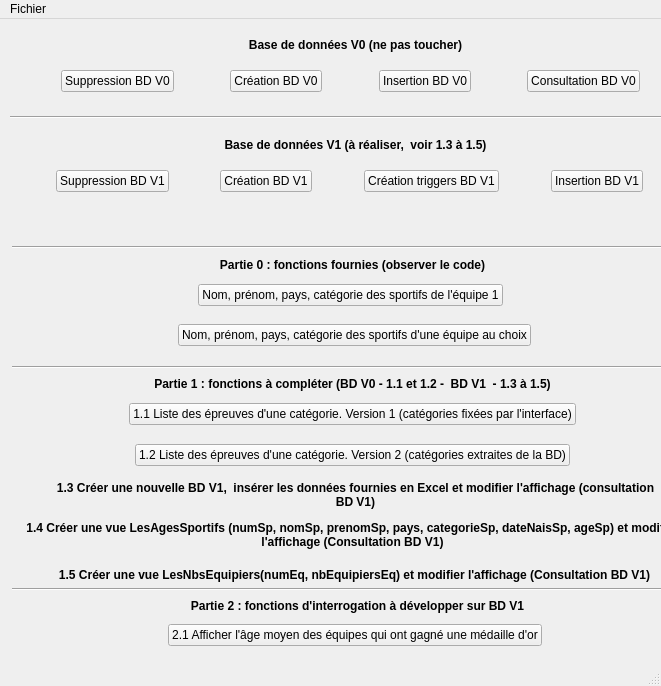
<?xml version="1.0" encoding="UTF-8"?>
<ui version="4.0">
 <class>MainWindow</class>
 <widget class="QMainWindow" name="MainWindow">
  <property name="geometry">
   <rect>
    <x>0</x>
    <y>0</y>
    <width>661</width>
    <height>686</height>
   </rect>
  </property>
  <property name="windowTitle">
   <string>Projet Jeux Olympiques</string>
  </property>
  <widget class="QWidget" name="centralwidget">
   <widget class="Line" name="line_V1">
    <property name="geometry">
     <rect>
      <x>10</x>
      <y>90</y>
      <width>681</width>
      <height>16</height>
     </rect>
    </property>
    <property name="orientation">
     <enum>Qt::Horizontal</enum>
    </property>
   </widget>
   <widget class="QLabel" name="label_V0">
    <property name="geometry">
     <rect>
      <x>10</x>
      <y>10</y>
      <width>691</width>
      <height>31</height>
     </rect>
    </property>
    <property name="font">
     <font>
      <bold>true</bold>
     </font>
    </property>
    <property name="text">
     <string>Base de données V0 (ne pas toucher)</string>
    </property>
    <property name="alignment">
     <set>Qt::AlignCenter</set>
    </property>
   </widget>
   <widget class="Line" name="line_partie_0">
    <property name="geometry">
     <rect>
      <x>12</x>
      <y>220</y>
      <width>681</width>
      <height>16</height>
     </rect>
    </property>
    <property name="orientation">
     <enum>Qt::Horizontal</enum>
    </property>
   </widget>
   <widget class="QLabel" name="label_partie_0">
    <property name="geometry">
     <rect>
      <x>7</x>
      <y>230</y>
      <width>691</width>
      <height>31</height>
     </rect>
    </property>
    <property name="font">
     <font>
      <bold>true</bold>
     </font>
    </property>
    <property name="text">
     <string>Partie 0 : fonctions fournies (observer le code)</string>
    </property>
    <property name="alignment">
     <set>Qt::AlignCenter</set>
    </property>
   </widget>
   <widget class="Line" name="line_partie_1">
    <property name="geometry">
     <rect>
      <x>12</x>
      <y>340</y>
      <width>685</width>
      <height>16</height>
     </rect>
    </property>
    <property name="orientation">
     <enum>Qt::Horizontal</enum>
    </property>
   </widget>
   <widget class="QLabel" name="label_partie_1">
    <property name="geometry">
     <rect>
      <x>7</x>
      <y>349</y>
      <width>691</width>
      <height>31</height>
     </rect>
    </property>
    <property name="font">
     <font>
      <bold>true</bold>
     </font>
    </property>
    <property name="text">
     <string>Partie 1 : fonctions à compléter (BD V0 - 1.1 et 1.2 -  BD V1  - 1.3 à 1.5)</string>
    </property>
    <property name="alignment">
     <set>Qt::AlignCenter</set>
    </property>
   </widget>
   <widget class="QLabel" name="label_partie_1_4">
    <property name="geometry">
     <rect>
      <x>10</x>
      <y>500</y>
      <width>685</width>
      <height>31</height>
     </rect>
    </property>
    <property name="font">
     <font>
      <bold>true</bold>
     </font>
    </property>
    <property name="text">
     <string>1.4 Créer une vue LesAgesSportifs (numSp, nomSp, prenomSp, pays, categorieSp, dateNaisSp, ageSp) et modifier l'affichage (Consultation BD V1)</string>
    </property>
    <property name="alignment">
     <set>Qt::AlignCenter</set>
    </property>
    <property name="wordWrap">
     <bool>true</bool>
    </property>
   </widget>
   <widget class="QLabel" name="label_partie_1_3">
    <property name="geometry">
     <rect>
      <x>50</x>
      <y>450</y>
      <width>611</width>
      <height>51</height>
     </rect>
    </property>
    <property name="font">
     <font>
      <bold>true</bold>
     </font>
    </property>
    <property name="text">
     <string>1.3 Créer une nouvelle BD V1,  insérer les données fournies en Excel et modifier l'affichage (consultation BD V1)</string>
    </property>
    <property name="alignment">
     <set>Qt::AlignCenter</set>
    </property>
    <property name="wordWrap">
     <bool>true</bool>
    </property>
   </widget>
   <widget class="QLabel" name="label_partie_1_5">
    <property name="geometry">
     <rect>
      <x>12</x>
      <y>540</y>
      <width>685</width>
      <height>31</height>
     </rect>
    </property>
    <property name="font">
     <font>
      <bold>true</bold>
     </font>
    </property>
    <property name="text">
     <string>1.5 Créer une vue LesNbsEquipiers(numEq, nbEquipiersEq) et modifier l'affichage (Consultation BD V1)</string>
    </property>
    <property name="alignment">
     <set>Qt::AlignCenter</set>
    </property>
    <property name="wordWrap">
     <bool>true</bool>
    </property>
   </widget>
   <widget class="Line" name="line_partie_2">
    <property name="geometry">
     <rect>
      <x>12</x>
      <y>562</y>
      <width>685</width>
      <height>16</height>
     </rect>
    </property>
    <property name="orientation">
     <enum>Qt::Horizontal</enum>
    </property>
   </widget>
   <widget class="QLabel" name="label_partie_2">
    <property name="geometry">
     <rect>
      <x>12</x>
      <y>571</y>
      <width>691</width>
      <height>31</height>
     </rect>
    </property>
    <property name="font">
     <font>
      <bold>true</bold>
     </font>
    </property>
    <property name="text">
     <string>Partie 2 : fonctions d'interrogation à développer sur BD V1</string>
    </property>
    <property name="alignment">
     <set>Qt::AlignCenter</set>
    </property>
   </widget>
   <widget class="Line" name="line_partie_3">
    <property name="geometry">
     <rect>
      <x>10</x>
      <y>670</y>
      <width>685</width>
      <height>16</height>
     </rect>
    </property>
    <property name="orientation">
     <enum>Qt::Horizontal</enum>
    </property>
   </widget>
   <widget class="QLabel" name="label_partie_3">
    <property name="geometry">
     <rect>
      <x>10</x>
      <y>685</y>
      <width>691</width>
      <height>21</height>
     </rect>
    </property>
    <property name="font">
     <font>
      <bold>true</bold>
     </font>
    </property>
    <property name="text">
     <string>Partie 3 : fonctions de modification à développer sur BD V1</string>
    </property>
    <property name="alignment">
     <set>Qt::AlignCenter</set>
    </property>
   </widget>
   <widget class="Line" name="line_fin">
    <property name="geometry">
     <rect>
      <x>12</x>
      <y>810</y>
      <width>685</width>
      <height>16</height>
     </rect>
    </property>
    <property name="orientation">
     <enum>Qt::Horizontal</enum>
    </property>
   </widget>
   <widget class="QLabel" name="label_retour_BD">
    <property name="geometry">
     <rect>
      <x>10</x>
      <y>190</y>
      <width>689</width>
      <height>19</height>
     </rect>
    </property>
    <property name="text">
     <string/>
    </property>
    <property name="alignment">
     <set>Qt::AlignCenter</set>
    </property>
   </widget>
   <widget class="QWidget" name="layoutWidget">
    <property name="geometry">
     <rect>
      <x>10</x>
      <y>40</y>
      <width>681</width>
      <height>44</height>
     </rect>
    </property>
    <layout class="QHBoxLayout" name="horizontalLayout_V0">
     <item>
      <spacer name="horizontalSpacer">
       <property name="orientation">
        <enum>Qt::Horizontal</enum>
       </property>
       <property name="sizeHint" stdset="0">
        <size>
         <width>40</width>
         <height>20</height>
        </size>
       </property>
      </spacer>
     </item>
     <item>
      <widget class="QPushButton" name="pushButton_supprimer_V0">
       <property name="text">
        <string>Suppression BD V0</string>
       </property>
      </widget>
     </item>
     <item>
      <spacer name="horizontalSpacer_3">
       <property name="orientation">
        <enum>Qt::Horizontal</enum>
       </property>
       <property name="sizeHint" stdset="0">
        <size>
         <width>40</width>
         <height>20</height>
        </size>
       </property>
      </spacer>
     </item>
     <item>
      <widget class="QPushButton" name="pushButton_creer_V0">
       <property name="text">
        <string>Création BD V0</string>
       </property>
      </widget>
     </item>
     <item>
      <spacer name="horizontalSpacer_2">
       <property name="orientation">
        <enum>Qt::Horizontal</enum>
       </property>
       <property name="sizeHint" stdset="0">
        <size>
         <width>40</width>
         <height>20</height>
        </size>
       </property>
      </spacer>
     </item>
     <item>
      <widget class="QPushButton" name="pushButton_inserer_V0">
       <property name="text">
        <string>Insertion BD V0</string>
       </property>
      </widget>
     </item>
     <item>
      <spacer name="horizontalSpacer_21">
       <property name="orientation">
        <enum>Qt::Horizontal</enum>
       </property>
       <property name="sizeHint" stdset="0">
        <size>
         <width>40</width>
         <height>20</height>
        </size>
       </property>
      </spacer>
     </item>
     <item>
      <widget class="QPushButton" name="pushButton_consulter_V0">
       <property name="text">
        <string>Consultation BD V0</string>
       </property>
      </widget>
     </item>
     <item>
      <spacer name="horizontalSpacer_4">
       <property name="orientation">
        <enum>Qt::Horizontal</enum>
       </property>
       <property name="sizeHint" stdset="0">
        <size>
         <width>40</width>
         <height>20</height>
        </size>
       </property>
      </spacer>
     </item>
    </layout>
   </widget>
   <widget class="QWidget" name="layoutWidget">
    <property name="geometry">
     <rect>
      <x>10</x>
      <y>260</y>
      <width>681</width>
      <height>32</height>
     </rect>
    </property>
    <layout class="QHBoxLayout" name="horizontalLayout_partie_0_1">
     <item>
      <spacer name="horizontalSpacer_7">
       <property name="orientation">
        <enum>Qt::Horizontal</enum>
       </property>
       <property name="sizeHint" stdset="0">
        <size>
         <width>40</width>
         <height>20</height>
        </size>
       </property>
      </spacer>
     </item>
     <item>
      <widget class="QPushButton" name="pushButton_fct_fournie_1">
       <property name="text">
        <string>Nom, prénom, pays, catégorie des sportifs de l'équipe 1</string>
       </property>
      </widget>
     </item>
     <item>
      <spacer name="horizontalSpacer_5">
       <property name="orientation">
        <enum>Qt::Horizontal</enum>
       </property>
       <property name="sizeHint" stdset="0">
        <size>
         <width>40</width>
         <height>20</height>
        </size>
       </property>
      </spacer>
     </item>
    </layout>
   </widget>
   <widget class="QWidget" name="layoutWidget">
    <property name="geometry">
     <rect>
      <x>12</x>
      <y>300</y>
      <width>685</width>
      <height>32</height>
     </rect>
    </property>
    <layout class="QHBoxLayout" name="horizontalLayout_partie_0_2">
     <item>
      <spacer name="horizontalSpacer_8">
       <property name="orientation">
        <enum>Qt::Horizontal</enum>
       </property>
       <property name="sizeHint" stdset="0">
        <size>
         <width>40</width>
         <height>20</height>
        </size>
       </property>
      </spacer>
     </item>
     <item>
      <widget class="QPushButton" name="pushButton_fct_fournie_2">
       <property name="text">
        <string>Nom, prénom, pays, catégorie des sportifs d'une équipe au choix</string>
       </property>
      </widget>
     </item>
     <item>
      <spacer name="horizontalSpacer_6">
       <property name="orientation">
        <enum>Qt::Horizontal</enum>
       </property>
       <property name="sizeHint" stdset="0">
        <size>
         <width>40</width>
         <height>20</height>
        </size>
       </property>
      </spacer>
     </item>
    </layout>
   </widget>
   <widget class="QWidget" name="layoutWidget">
    <property name="geometry">
     <rect>
      <x>12</x>
      <y>600</y>
      <width>685</width>
      <height>32</height>
     </rect>
    </property>
    <layout class="QHBoxLayout" name="horizontalLayout_partie_2_1">
     <item>
      <spacer name="horizontalSpacer_18">
       <property name="orientation">
        <enum>Qt::Horizontal</enum>
       </property>
       <property name="sizeHint" stdset="0">
        <size>
         <width>40</width>
         <height>20</height>
        </size>
       </property>
      </spacer>
     </item>
     <item>
      <widget class="QPushButton" name="pushButton_2_1">
       <property name="text">
        <string>2.1 Afficher l'âge moyen des équipes qui ont gagné une médaille d'or</string>
       </property>
      </widget>
     </item>
     <item>
      <spacer name="horizontalSpacer_17">
       <property name="orientation">
        <enum>Qt::Horizontal</enum>
       </property>
       <property name="sizeHint" stdset="0">
        <size>
         <width>40</width>
         <height>20</height>
        </size>
       </property>
      </spacer>
     </item>
    </layout>
   </widget>
   <widget class="QWidget" name="layoutWidget">
    <property name="geometry">
     <rect>
      <x>12</x>
      <y>640</y>
      <width>685</width>
      <height>32</height>
     </rect>
    </property>
    <layout class="QHBoxLayout" name="horizontalLayout_partie_2_2">
     <item>
      <spacer name="horizontalSpacer_20">
       <property name="orientation">
        <enum>Qt::Horizontal</enum>
       </property>
       <property name="sizeHint" stdset="0">
        <size>
         <width>40</width>
         <height>20</height>
        </size>
       </property>
      </spacer>
     </item>
     <item>
      <widget class="QPushButton" name="pushButton_2_2">
       <property name="text">
        <string>2.2 Afficher le classement des pays selon leur nombre de médailles (pays, nbOr, nbArgent, nbBronze)</string>
       </property>
      </widget>
     </item>
     <item>
      <spacer name="horizontalSpacer_19">
       <property name="orientation">
        <enum>Qt::Horizontal</enum>
       </property>
       <property name="sizeHint" stdset="0">
        <size>
         <width>40</width>
         <height>20</height>
        </size>
       </property>
      </spacer>
     </item>
    </layout>
   </widget>
   <widget class="QWidget" name="layoutWidget">
    <property name="geometry">
     <rect>
      <x>10</x>
      <y>710</y>
      <width>685</width>
      <height>32</height>
     </rect>
    </property>
    <layout class="QHBoxLayout" name="horizontalLayout_partie_3_1">
     <item>
      <spacer name="horizontalSpacer_24">
       <property name="orientation">
        <enum>Qt::Horizontal</enum>
       </property>
       <property name="sizeHint" stdset="0">
        <size>
         <width>40</width>
         <height>20</height>
        </size>
       </property>
      </spacer>
     </item>
     <item>
      <widget class="QPushButton" name="pushButton_3_1">
       <property name="text">
        <string>3.1 Gérer les inscriptions à des épreuves</string>
       </property>
      </widget>
     </item>
     <item>
      <spacer name="horizontalSpacer_23">
       <property name="orientation">
        <enum>Qt::Horizontal</enum>
       </property>
       <property name="sizeHint" stdset="0">
        <size>
         <width>40</width>
         <height>20</height>
        </size>
       </property>
      </spacer>
     </item>
    </layout>
   </widget>
   <widget class="QWidget" name="layoutWidget">
    <property name="geometry">
     <rect>
      <x>10</x>
      <y>750</y>
      <width>681</width>
      <height>32</height>
     </rect>
    </property>
    <layout class="QHBoxLayout" name="horizontalLayout_partie_3_2">
     <item>
      <spacer name="horizontalSpacer_26">
       <property name="orientation">
        <enum>Qt::Horizontal</enum>
       </property>
       <property name="sizeHint" stdset="0">
        <size>
         <width>40</width>
         <height>20</height>
        </size>
       </property>
      </spacer>
     </item>
     <item>
      <widget class="QPushButton" name="pushButton_3_2">
       <property name="text">
        <string>3.2 Gérer les résultats aux épreuves</string>
       </property>
      </widget>
     </item>
     <item>
      <spacer name="horizontalSpacer_25">
       <property name="orientation">
        <enum>Qt::Horizontal</enum>
       </property>
       <property name="sizeHint" stdset="0">
        <size>
         <width>40</width>
         <height>20</height>
        </size>
       </property>
      </spacer>
     </item>
    </layout>
   </widget>
   <widget class="QWidget" name="layoutWidget_2">
    <property name="geometry">
     <rect>
      <x>10</x>
      <y>379</y>
      <width>685</width>
      <height>32</height>
     </rect>
    </property>
    <layout class="QHBoxLayout" name="horizontalLayout_partie_1_1">
     <item>
      <spacer name="horizontalSpacer_12">
       <property name="orientation">
        <enum>Qt::Horizontal</enum>
       </property>
       <property name="sizeHint" stdset="0">
        <size>
         <width>40</width>
         <height>20</height>
        </size>
       </property>
      </spacer>
     </item>
     <item>
      <widget class="QPushButton" name="pushButton_1_1">
       <property name="text">
        <string>1.1 Liste des épreuves d'une catégorie. Version 1 (catégories fixées par l'interface)</string>
       </property>
      </widget>
     </item>
     <item>
      <spacer name="horizontalSpacer_11">
       <property name="orientation">
        <enum>Qt::Horizontal</enum>
       </property>
       <property name="sizeHint" stdset="0">
        <size>
         <width>40</width>
         <height>20</height>
        </size>
       </property>
      </spacer>
     </item>
    </layout>
   </widget>
   <widget class="QWidget" name="layoutWidget_3">
    <property name="geometry">
     <rect>
      <x>10</x>
      <y>420</y>
      <width>685</width>
      <height>32</height>
     </rect>
    </property>
    <layout class="QHBoxLayout" name="horizontalLayout_partie_1_2">
     <item>
      <spacer name="horizontalSpacer_14">
       <property name="orientation">
        <enum>Qt::Horizontal</enum>
       </property>
       <property name="sizeHint" stdset="0">
        <size>
         <width>40</width>
         <height>20</height>
        </size>
       </property>
      </spacer>
     </item>
     <item>
      <widget class="QPushButton" name="pushButton_1_2">
       <property name="text">
        <string>1.2 Liste des épreuves d'une catégorie. Version 2 (catégories extraites de la BD)</string>
       </property>
      </widget>
     </item>
     <item>
      <spacer name="horizontalSpacer_13">
       <property name="orientation">
        <enum>Qt::Horizontal</enum>
       </property>
       <property name="sizeHint" stdset="0">
        <size>
         <width>40</width>
         <height>20</height>
        </size>
       </property>
      </spacer>
     </item>
    </layout>
   </widget>
   <widget class="QLabel" name="label_trigger">
    <property name="geometry">
     <rect>
      <x>20</x>
      <y>780</y>
      <width>685</width>
      <height>31</height>
     </rect>
    </property>
    <property name="font">
     <font>
      <bold>true</bold>
     </font>
    </property>
    <property name="text">
     <string>3.3 Créer un trigger pertinent</string>
    </property>
    <property name="alignment">
     <set>Qt::AlignCenter</set>
    </property>
    <property name="wordWrap">
     <bool>true</bool>
    </property>
   </widget>
   <widget class="QWidget" name="layoutWidget_4">
    <property name="geometry">
     <rect>
      <x>10</x>
      <y>140</y>
      <width>843</width>
      <height>44</height>
     </rect>
    </property>
    <layout class="QHBoxLayout" name="horizontalLayout_V1">
     <item>
      <spacer name="horizontalSpacer_9">
       <property name="orientation">
        <enum>Qt::Horizontal</enum>
       </property>
       <property name="sizeHint" stdset="0">
        <size>
         <width>40</width>
         <height>20</height>
        </size>
       </property>
      </spacer>
     </item>
     <item>
      <widget class="QPushButton" name="pushButton_supprimer_V1">
       <property name="text">
        <string>Suppression BD V1</string>
       </property>
      </widget>
     </item>
     <item>
      <spacer name="horizontalSpacer_10">
       <property name="orientation">
        <enum>Qt::Horizontal</enum>
       </property>
       <property name="sizeHint" stdset="0">
        <size>
         <width>40</width>
         <height>20</height>
        </size>
       </property>
      </spacer>
     </item>
     <item>
      <widget class="QPushButton" name="pushButton_creer_V1">
       <property name="text">
        <string>Création BD V1</string>
       </property>
      </widget>
     </item>
     <item>
      <spacer name="horizontalSpacer_27">
       <property name="orientation">
        <enum>Qt::Horizontal</enum>
       </property>
       <property name="sizeHint" stdset="0">
        <size>
         <width>40</width>
         <height>20</height>
        </size>
       </property>
      </spacer>
     </item>
     <item>
      <widget class="QPushButton" name="pushButton_2">
       <property name="text">
        <string>Création triggers BD V1</string>
       </property>
      </widget>
     </item>
     <item>
      <spacer name="horizontalSpacer_15">
       <property name="orientation">
        <enum>Qt::Horizontal</enum>
       </property>
       <property name="sizeHint" stdset="0">
        <size>
         <width>40</width>
         <height>20</height>
        </size>
       </property>
      </spacer>
     </item>
     <item>
      <widget class="QPushButton" name="pushButton_inserer_V1">
       <property name="text">
        <string>Insertion BD V1</string>
       </property>
      </widget>
     </item>
     <item>
      <spacer name="horizontalSpacer_31">
       <property name="orientation">
        <enum>Qt::Horizontal</enum>
       </property>
       <property name="sizeHint" stdset="0">
        <size>
         <width>40</width>
         <height>20</height>
        </size>
       </property>
      </spacer>
     </item>
     <item>
      <widget class="QPushButton" name="pushButton_consulter_V1">
       <property name="text">
        <string>Consultation BD V1</string>
       </property>
      </widget>
     </item>
     <item>
      <spacer name="horizontalSpacer_16">
       <property name="orientation">
        <enum>Qt::Horizontal</enum>
       </property>
       <property name="sizeHint" stdset="0">
        <size>
         <width>40</width>
         <height>20</height>
        </size>
       </property>
      </spacer>
     </item>
    </layout>
   </widget>
   <widget class="QLabel" name="label_V1">
    <property name="geometry">
     <rect>
      <x>10</x>
      <y>110</y>
      <width>691</width>
      <height>31</height>
     </rect>
    </property>
    <property name="font">
     <font>
      <bold>true</bold>
     </font>
    </property>
    <property name="text">
     <string>Base de données V1 (à réaliser,  voir 1.3 à 1.5)</string>
    </property>
    <property name="alignment">
     <set>Qt::AlignCenter</set>
    </property>
   </widget>
  </widget>
  <widget class="QMenuBar" name="menubar">
   <property name="geometry">
    <rect>
     <x>0</x>
     <y>0</y>
     <width>661</width>
     <height>24</height>
    </rect>
   </property>
   <widget class="QMenu" name="menuFiles">
    <property name="title">
     <string>Fichier</string>
    </property>
    <addaction name="actionQuitter"/>
   </widget>
   <addaction name="menuFiles"/>
  </widget>
  <widget class="QStatusBar" name="statusbar"/>
  <action name="actionQuitter">
   <property name="text">
    <string>Quitter</string>
   </property>
  </action>
 </widget>
 <resources/>
 <connections>
  <connection>
   <sender>actionQuitter</sender>
   <signal>triggered()</signal>
   <receiver>MainWindow</receiver>
   <slot>close()</slot>
   <hints>
    <hint type="sourcelabel">
     <x>-1</x>
     <y>-1</y>
    </hint>
    <hint type="destinationlabel">
     <x>399</x>
     <y>299</y>
    </hint>
   </hints>
  </connection>
  <connection>
   <sender>pushButton_creer_V0</sender>
   <signal>clicked()</signal>
   <receiver>MainWindow</receiver>
   <slot>createDBV0()</slot>
   <hints>
    <hint type="sourcelabel">
     <x>314</x>
     <y>93</y>
    </hint>
    <hint type="destinationlabel">
     <x>135</x>
     <y>130</y>
    </hint>
   </hints>
  </connection>
  <connection>
   <sender>pushButton_inserer_V0</sender>
   <signal>clicked()</signal>
   <receiver>MainWindow</receiver>
   <slot>insertDBV0()</slot>
   <hints>
    <hint type="sourcelabel">
     <x>463</x>
     <y>93</y>
    </hint>
    <hint type="destinationlabel">
     <x>388</x>
     <y>127</y>
    </hint>
   </hints>
  </connection>
  <connection>
   <sender>pushButton_supprimer_V0</sender>
   <signal>clicked()</signal>
   <receiver>MainWindow</receiver>
   <slot>deleteDBV0()</slot>
   <hints>
    <hint type="sourcelabel">
     <x>168</x>
     <y>93</y>
    </hint>
    <hint type="destinationlabel">
     <x>598</x>
     <y>139</y>
    </hint>
   </hints>
  </connection>
  <connection>
   <sender>pushButton_consulter_V0</sender>
   <signal>clicked()</signal>
   <receiver>MainWindow</receiver>
   <slot>openDataV0()</slot>
   <hints>
    <hint type="sourcelabel">
     <x>628</x>
     <y>93</y>
    </hint>
    <hint type="destinationlabel">
     <x>498</x>
     <y>183</y>
    </hint>
   </hints>
  </connection>
  <connection>
   <sender>pushButton_fct_fournie_1</sender>
   <signal>clicked()</signal>
   <receiver>MainWindow</receiver>
   <slot>open_fct_fournie_1()</slot>
   <hints>
    <hint type="sourcelabel">
     <x>488</x>
     <y>307</y>
    </hint>
    <hint type="destinationlabel">
     <x>79</x>
     <y>174</y>
    </hint>
   </hints>
  </connection>
  <connection>
   <sender>pushButton_fct_fournie_2</sender>
   <signal>clicked()</signal>
   <receiver>MainWindow</receiver>
   <slot>open_fct_fournie_2()</slot>
   <hints>
    <hint type="sourcelabel">
     <x>514</x>
     <y>347</y>
    </hint>
    <hint type="destinationlabel">
     <x>116</x>
     <y>221</y>
    </hint>
   </hints>
  </connection>
  <connection>
   <sender>pushButton_supprimer_V1</sender>
   <signal>clicked()</signal>
   <receiver>MainWindow</receiver>
   <slot>deleteDBV1()</slot>
   <hints>
    <hint type="sourcelabel">
     <x>136</x>
     <y>193</y>
    </hint>
    <hint type="destinationlabel">
     <x>190</x>
     <y>239</y>
    </hint>
   </hints>
  </connection>
  <connection>
   <sender>pushButton_creer_V1</sender>
   <signal>clicked()</signal>
   <receiver>MainWindow</receiver>
   <slot>createDBV1()</slot>
   <hints>
    <hint type="sourcelabel">
     <x>252</x>
     <y>193</y>
    </hint>
    <hint type="destinationlabel">
     <x>378</x>
     <y>235</y>
    </hint>
   </hints>
  </connection>
  <connection>
   <sender>pushButton_inserer_V1</sender>
   <signal>clicked()</signal>
   <receiver>MainWindow</receiver>
   <slot>insertDBV1()</slot>
   <hints>
    <hint type="sourcelabel">
     <x>664</x>
     <y>201</y>
    </hint>
    <hint type="destinationlabel">
     <x>512</x>
     <y>234</y>
    </hint>
   </hints>
  </connection>
  <connection>
   <sender>pushButton_consulter_V1</sender>
   <signal>clicked()</signal>
   <receiver>MainWindow</receiver>
   <slot>openDataV1()</slot>
   <hints>
    <hint type="sourcelabel">
     <x>837</x>
     <y>201</y>
    </hint>
    <hint type="destinationlabel">
     <x>693</x>
     <y>206</y>
    </hint>
   </hints>
  </connection>
  <connection>
   <sender>pushButton_1_1</sender>
   <signal>clicked()</signal>
   <receiver>MainWindow</receiver>
   <slot>open_fct_comp_1()</slot>
   <hints>
    <hint type="sourcelabel">
     <x>555</x>
     <y>426</y>
    </hint>
    <hint type="destinationlabel">
     <x>686</x>
     <y>412</y>
    </hint>
   </hints>
  </connection>
  <connection>
   <sender>pushButton_1_2</sender>
   <signal>clicked()</signal>
   <receiver>MainWindow</receiver>
   <slot>open_fct_comp_2()</slot>
   <hints>
    <hint type="sourcelabel">
     <x>549</x>
     <y>467</y>
    </hint>
    <hint type="destinationlabel">
     <x>662</x>
     <y>459</y>
    </hint>
   </hints>
  </connection>
  <connection>
   <sender>pushButton_2</sender>
   <signal>clicked()</signal>
   <receiver>MainWindow</receiver>
   <slot>createTriggersDBV1()</slot>
   <hints>
    <hint type="sourcelabel">
     <x>350</x>
     <y>187</y>
    </hint>
    <hint type="destinationlabel">
     <x>362</x>
     <y>207</y>
    </hint>
   </hints>
  </connection>
  <connection>
   <sender>pushButton_2_1</sender>
   <signal>clicked()</signal>
   <receiver>MainWindow</receiver>
   <slot>open_fct_2_1()</slot>
   <hints>
    <hint type="sourcelabel">
     <x>453</x>
     <y>635</y>
    </hint>
    <hint type="destinationlabel">
     <x>330</x>
     <y>342</y>
    </hint>
   </hints>
  </connection>
 </connections>
 <slots>
  <slot>createDBV0()</slot>
  <slot>insertDBV0()</slot>
  <slot>deleteDBV0()</slot>
  <slot>openDataV0()</slot>
  <slot>open_fct_fournie_1()</slot>
  <slot>open_fct_fournie_2()</slot>
  <slot>open_fct_comp_1()</slot>
  <slot>open_fct_comp_2()</slot>
  <slot>deleteDBV1()</slot>
  <slot>createDBV1()</slot>
  <slot>insertDBV1()</slot>
  <slot>openDataV1()</slot>
  <slot>createTriggersDBV1()</slot>
  <slot>open_fct_2_1()</slot>
 </slots>
</ui>
